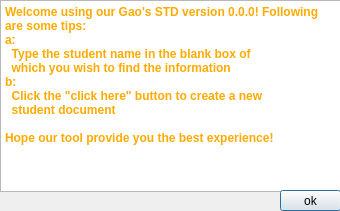
<?xml version="1.0" encoding="UTF-8"?>
<ui version="4.0">
 <class>Help</class>
 <widget class="QDialog" name="Help">
  <property name="geometry">
   <rect>
    <x>0</x>
    <y>0</y>
    <width>340</width>
    <height>211</height>
   </rect>
  </property>
  <property name="windowTitle">
   <string>Dialog</string>
  </property>
  <widget class="QTextBrowser" name="textBrowser">
   <property name="geometry">
    <rect>
     <x>0</x>
     <y>0</y>
     <width>341</width>
     <height>192</height>
    </rect>
   </property>
   <property name="html">
    <string>&lt;!DOCTYPE HTML PUBLIC &quot;-//W3C//DTD HTML 4.0//EN&quot; &quot;http://www.w3.org/TR/REC-html40/strict.dtd&quot;&gt;
&lt;html&gt;&lt;head&gt;&lt;meta name=&quot;qrichtext&quot; content=&quot;1&quot; /&gt;&lt;style type=&quot;text/css&quot;&gt;
p, li { white-space: pre-wrap; }
&lt;/style&gt;&lt;/head&gt;&lt;body style=&quot; font-family:'SimSun'; font-size:9pt; font-weight:400; font-style:normal;&quot;&gt;
&lt;p style=&quot; margin-top:0px; margin-bottom:0px; margin-left:0px; margin-right:0px; -qt-block-indent:0; text-indent:0px;&quot;&gt;&lt;span style=&quot; font-weight:600; color:#ffaa00;&quot;&gt;Welcome using our Gao's STD version 0.0.0! Following are some tips:&lt;/span&gt;&lt;/p&gt;
&lt;p style=&quot; margin-top:0px; margin-bottom:0px; margin-left:0px; margin-right:0px; -qt-block-indent:0; text-indent:0px;&quot;&gt;&lt;span style=&quot; font-weight:600; color:#ffaa00;&quot;&gt;a:&lt;/span&gt;&lt;/p&gt;
&lt;p style=&quot; margin-top:0px; margin-bottom:0px; margin-left:0px; margin-right:0px; -qt-block-indent:0; text-indent:0px;&quot;&gt;&lt;span style=&quot; font-weight:600; color:#ffaa00;&quot;&gt;  Type the student name in the blank box of&lt;/span&gt;&lt;/p&gt;
&lt;p style=&quot; margin-top:0px; margin-bottom:0px; margin-left:0px; margin-right:0px; -qt-block-indent:0; text-indent:0px;&quot;&gt;&lt;span style=&quot; font-weight:600; color:#ffaa00;&quot;&gt;  which you wish to find the information &lt;/span&gt;&lt;/p&gt;
&lt;p style=&quot; margin-top:0px; margin-bottom:0px; margin-left:0px; margin-right:0px; -qt-block-indent:0; text-indent:0px;&quot;&gt;&lt;span style=&quot; font-weight:600; color:#ffaa00;&quot;&gt;b:&lt;/span&gt;&lt;/p&gt;
&lt;p style=&quot; margin-top:0px; margin-bottom:0px; margin-left:0px; margin-right:0px; -qt-block-indent:0; text-indent:0px;&quot;&gt;&lt;span style=&quot; font-weight:600; color:#ffaa00;&quot;&gt;  Click the &amp;quot;click here&amp;quot; button to create a new&lt;/span&gt;&lt;/p&gt;
&lt;p style=&quot; margin-top:0px; margin-bottom:0px; margin-left:0px; margin-right:0px; -qt-block-indent:0; text-indent:0px;&quot;&gt;&lt;span style=&quot; font-weight:600; color:#ffaa00;&quot;&gt;  student document&lt;/span&gt;&lt;/p&gt;
&lt;p style=&quot;-qt-paragraph-type:empty; margin-top:0px; margin-bottom:0px; margin-left:0px; margin-right:0px; -qt-block-indent:0; text-indent:0px; font-weight:600; color:#ffaa00;&quot;&gt;&lt;br /&gt;&lt;/p&gt;
&lt;p style=&quot; margin-top:0px; margin-bottom:0px; margin-left:0px; margin-right:0px; -qt-block-indent:0; text-indent:0px;&quot;&gt;&lt;span style=&quot; font-weight:600; color:#ffaa00;&quot;&gt;Hope our tool provide you the best experience!&lt;/span&gt;&lt;/p&gt;&lt;/body&gt;&lt;/html&gt;</string>
   </property>
  </widget>
  <widget class="QPushButton" name="ok">
   <property name="geometry">
    <rect>
     <x>280</x>
     <y>190</y>
     <width>61</width>
     <height>21</height>
    </rect>
   </property>
   <property name="text">
    <string>ok</string>
   </property>
  </widget>
 </widget>
 <resources/>
 <connections/>
</ui>
